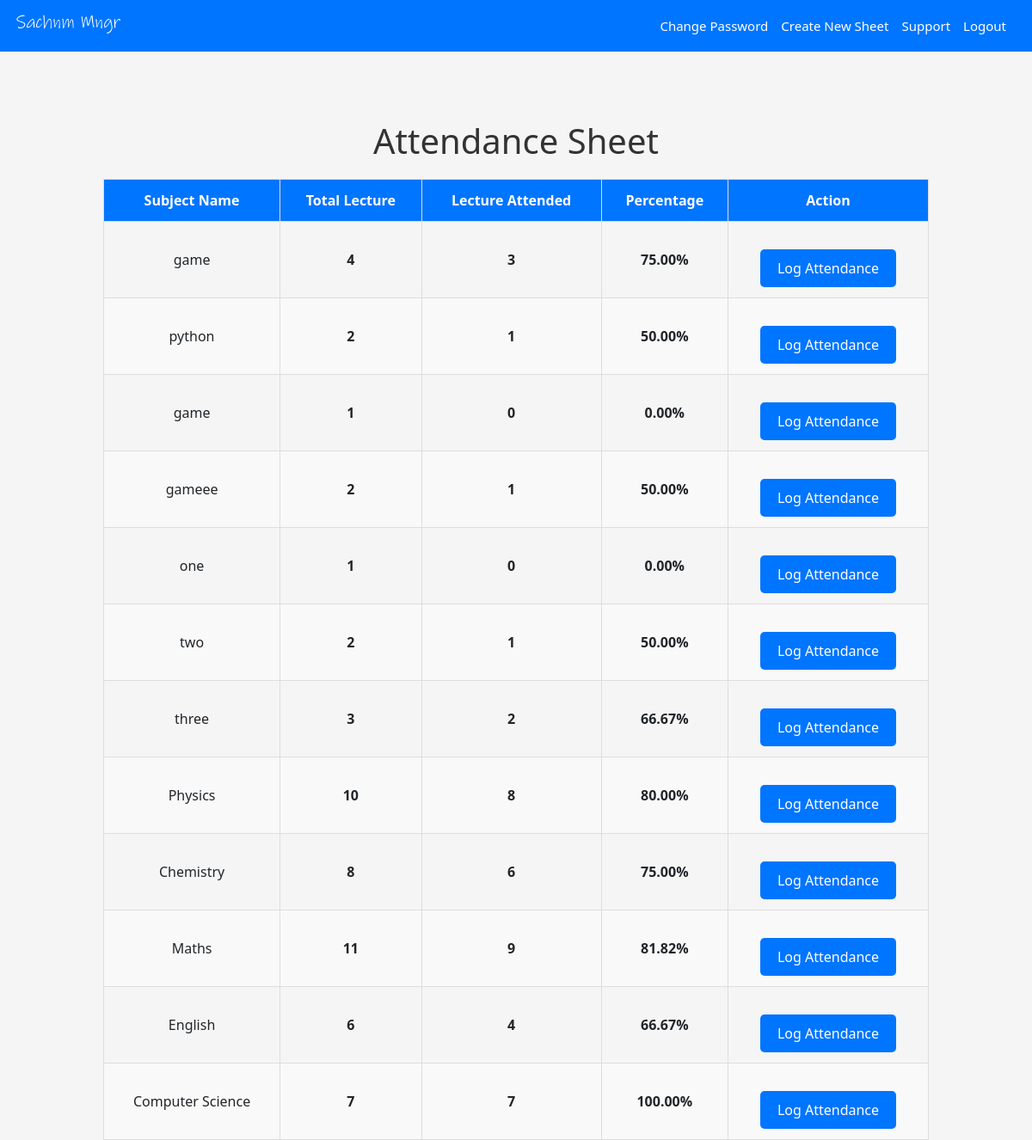
The app's page /home/ (signed in) with its own data.
### main/models.py (models this page shows)
class Subject(models.Model):
    user = models.ForeignKey(User, on_delete=models.CASCADE)
    name = models.CharField(max_length=100)
    classes_done = models.PositiveIntegerField(default=0)
    classes_attended = models.PositiveIntegerField(default=0)
    def calculate_percentage(self):
        var=round((self.classes_attended / self.classes_done) * 100,2) if self.classes_done != 0 else 0
        formatted_percentage = '{:.2f}'.format(var)
        return (formatted_percentage )

### main/views.py (the view)
# urls.py: path('home/', views.index, name='home'),
@login_required
def index(request):
    subjects = Subject.objects.filter(user=request.user)
    return render(request, 'main/index2.html', {'subjects': subjects})

### main/templates/main/index2.html (shortened to what this page needs)
<!DOCTYPE html>
<html lang="en">
<head>
    {% load static %}
    <link href="https://cdn.jsdelivr.net/npm/bootstrap@5.3.2/dist/css/bootstrap.min.css" rel="stylesheet">
    {% load static %}
    <link rel="stylesheet" href="{% static 'main/style.css' %}">
</head>
<body>
<div class="navbar">
    <div class="logo">
        <a href="#"><div class="logo_img"></div></a>
    </div>
    <ul class="nav-list">
        <li><a href="{% url 'change_password' %}">Change Password</a></li>
        <li><a href="{% url 'create_new_table' %}">Create New Sheet</a></li>
        <li><a href="{% url 'support_page' %}">Support</a></li>
        <li><a href="{% url 'logout' %}?next=/">Logout</a></li>
    </ul>
</div>
<div class="attendance-container">
    <h1 class="attendance">Attendance Sheet</h1>
    <table class="attendance-table">
        <thead>
            <tr>
                <th>Subject Name</th>
                <th>Total Lecture</th>
                <th>Lecture Attended</th>
                <th class="percentage">Percentage</th>
                <th>Action</th>
            </tr>
        </thead>
        <tbody>
            {% for subject in subjects %}
                <tr>
                    <td>{{ subject.name }}</td>
                    <td contenteditable="false">{{ subject.classes_done }}</td>
                    <td contenteditable="false">{{ subject.classes_attended }}</td>
                    <td class="percentage">{{ subject.calculate_percentage }}%</td>
                    <td><button class="log-attendance" data-subject-id="{{ subject.id }}">Log Attendance</button></td>
                </tr>
            {% endfor %}
        </tbody>
    </table>
</div>
</body>
</html>

### main/static/main/style.css (style rules this page uses)
body { margin: 0; font-family: 'Segoe UI', Tahoma,Geneva, Verdana, sans-serif; background-color: #f1f1f1b2; }
.navbar { background-color: #0075ff; padding: 10px 15px; display: flex; justify-content: space-between; align-items: center; transition: background-color 0.5s ease; }
.logo_img { background-image: url(Logo.png); background-size: contain; background-repeat: no-repeat; height: 40px; width: 130px; }
.nav-list { list-style-type: none; margin: 0; padding: 0; display: flex; }
.nav-list li { margin-right: 15px; }
.nav-list a { text-decoration: none; color: #ffffff; font-size: 15px; }
.attendance-container { text-align: center; margin: auto; overflow-x: auto; max-width: 80%; }
h1.attendance { margin-top: 80px; color: #333; }
.attendance-table { width: 100%; border-collapse: collapse; margin-top: 20px; }
.attendance-table th, .attendance-table td { padding: 12px; border: 1px solid #ddd; }
.attendance-table th { background-color: #0075ff; color: #fff; }
.attendance-table td { text-align: center; }
.attendance-table tbody tr:nth-child(even) { background-color: #f9f9f9; }
.attendance-table th:nth-child(2), .attendance-table th:nth-child(3), .attendance-table th:nth-child(4) { background-color: #0075ff; color: #fff; }
.attendance-table td:nth-child(2), .attendance-table td:nth-child(3), .attendance-table td:nth-child(4) { font-weight: bold; }
.log-attendance { margin-top: 20px; padding: 10px 20px; font-size: 16px; background-color: #0075ff; color: #fff; border: none; border-radius: 5px; cursor: pointer; transition: background-color 0.3s; }

### records on screen
Subject: name "game", classes_done "4", classes_attended "3", calculate_percentage "75.00"
Subject: name "python", classes_done "2", classes_attended "1", calculate_percentage "50.00"
Subject: name "game", classes_done "1", classes_attended "0", calculate_percentage "0.00"
Subject: name "gameee", classes_done "2", classes_attended "1", calculate_percentage "50.00"
Subject: name "one", classes_done "1", classes_attended "0", calculate_percentage "0.00"
Subject: name "two", classes_done "2", classes_attended "1", calculate_percentage "50.00"
Subject: name "three", classes_done "3", classes_attended "2", calculate_percentage "66.67"
Subject: name "Physics", classes_done "10", classes_attended "8", calculate_percentage "80.00"
Subject: name "Chemistry", classes_done "8", classes_attended "6", calculate_percentage "75.00"
Subject: name "Maths", classes_done "11", classes_attended "9", calculate_percentage "81.82"
Subject: name "English", classes_done "6", classes_attended "4", calculate_percentage "66.67"
Subject: name "Computer Science", classes_done "7", classes_attended "7", calculate_percentage "100.00"
